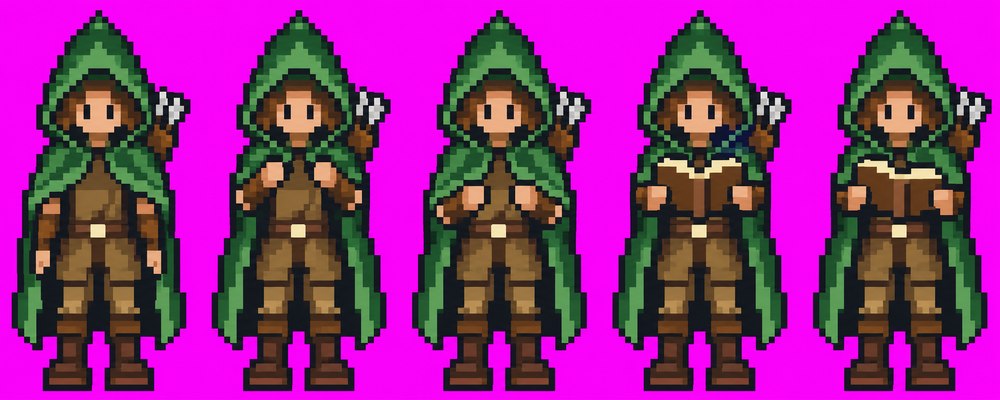
#> input picture art-source/ranger.png, 1000 x 400 px, shrunk from 1983 x 793 before the run, given in place of ranger.png_frames.png, which was not available
$ python fix_sheet.py ../art-source/ranger.png
#> lines starting #> are read from the running program, lines starting #| are printed output that depends on the picture; pictures that were not available may be replaced by others from this repository, and a replacement may not be noted
"""Steady a cleaned 5-frame sheet: line every frame up with the idle frame,
lock the head and feet to idle's, and remove single-pixel specks.

usage: python fix_sheet.py <name>   (reads <name>_frames.png, writes <name>_final.png and <name>_final_preview.png)
"""
import sys
from collections import Counter
from PIL import Image

name = sys.argv[1]
im = Image.open(f'{name}_frames.png').convert('RGBA')
W, H = im.size
#> W = 1000; H = 400
FW = W // 5
#> FW = 200
# Magenta that bled into the edges: no character here uses purple, so any
# pixel with red and blue both well above green is background, made clear.
pim = im.load()
for y in range(H):
    for x in range(W):
        r, g, b, a = pim[x, y]
        if a and r - g > 40 and b - g > 40 and abs(r - b) < 70:
            pim[x, y] = (0, 0, 0, 0)
frames = [im.crop((i * FW, 0, i * FW + FW, H)) for i in range(5)]
#> frames = 5 items
HEAD = int(H * 0.36)  # hat, hood or helm, and the face
#> HEAD = 144
FEET = 5


def mismatch(a, b, rows):
    pa, pb = a.load(), b.load()
    return sum(pa[x, y] != pb[x, y] for y in rows for x in range(FW))


def shifted(f, dx, dy):
    out = Image.new('RGBA', f.size)
    out.paste(f, (dx, dy))
    return out


idle = frames[0]
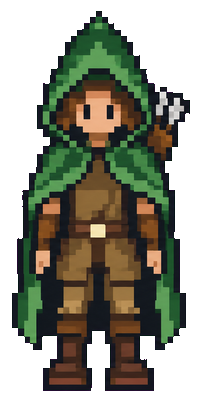
#> idle: PIL image 200x400 RGBA; mean R, G, B, A 41.5, 42.6, 28.6, 150.5; transparent parts drawn white
for i in range(1, 5):
    # The shift that best lines this frame's head up with idle's.
    best = min(((dx, dy) for dx in range(-3, 4) for dy in range(-3, 4)), key=lambda d: mismatch(idle, shifted(frames[i], *d), range(HEAD)))
    f = shifted(frames[i], *best)
    pf, pi = f.load(), idle.load()
    for y in list(range(HEAD)) + list(range(H - FEET, H)):
        for x in range(FW):
            pf[x, y] = pi[x, y]
    frames[i] = f
    print(f'frame {i}: shifted {best}')
#> this loop made 4 passes
#> best on passes 1 to 4: (0, 0), (-1, 0), (-1, 0), (-1, 0)
#| frame 1: shifted (0, 0)
#| frame 2: shifted (-1, 0)
#| frame 3: shifted (-1, 0)
#| frame 4: shifted (-1, 0)
#> pass 1, `f = shifted(frames[i], *best)`:
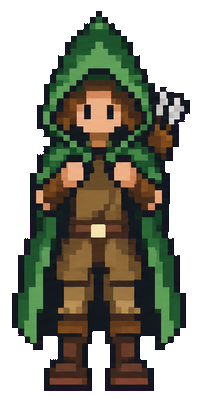
#> f: PIL image 200x400 RGBA; mean R, G, B, A 40.8, 41.4, 28.2, 147.8; transparent parts drawn white
#> pass 2, `f = shifted(frames[i], *best)`:
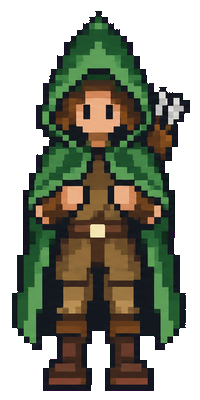
#> f: PIL image 200x400 RGBA; mean R, G, B, A 41.1, 43.4, 29.2, 150.1; transparent parts drawn white
#> pass 3, `f = shifted(frames[i], *best)`:
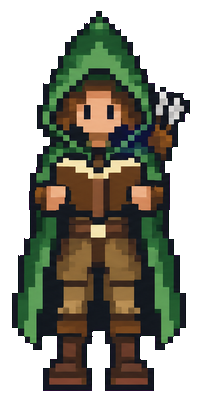
#> f: PIL image 200x400 RGBA; mean R, G, B, A 41.1, 41.2, 28.8, 147.9; transparent parts drawn white

out = Image.new('RGBA', (W, H))
#> out: PIL image 1000x400 RGBA; every value is 0
for i, f in enumerate(frames):
    out.paste(f, (i * FW, 0))
#> this loop made 5 passes
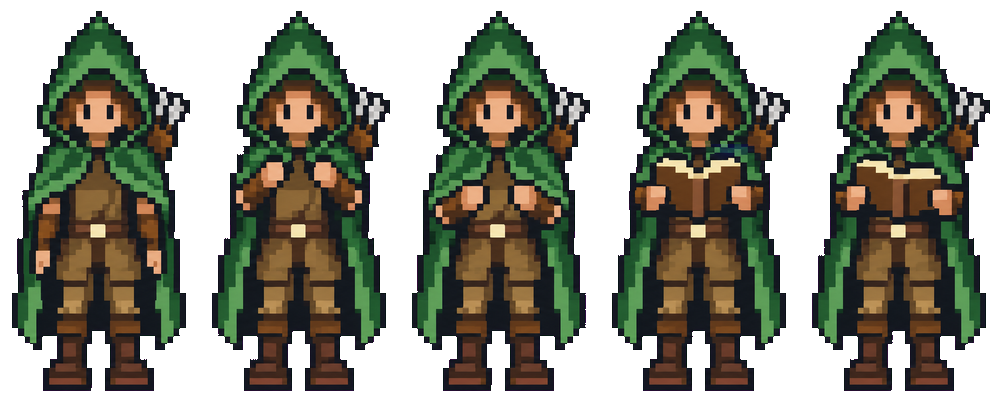
#> out: PIL image 1000x400 RGBA; mean R, G, B, A 41.1, 42, 28.6, 148.7; transparent parts drawn white

# Single pixels unlike all four neighbours, where three or more agree, are noise.
src = out.copy().load()
px = out.load()
fixed = 0
for y in range(H):
    for x in range(W):
        n = [src[x + dx, y + dy] for dx, dy in ((-1, 0), (1, 0), (0, -1), (0, 1)) if 0 <= x + dx < W and 0 <= y + dy < H]
        c = Counter(n).most_common(1)[0]
        if src[x, y] not in n and c[1] >= 3:
            px[x, y] = c[0]
            fixed += 1
#> after the loop, fixed = 1007
print(f'{fixed} specks removed')
#| 1007 specks removed
out.save(f'{name}_final.png')

big = out.resize((W * 6, H * 6), Image.NEAREST)
prev = Image.new('RGB', (big.width + 40, big.height + H * 2 + 60), (30, 30, 30))
#> prev: PIL image 6040x3260 RGB; every value is 30
prev.paste(big, (20, 20), big)
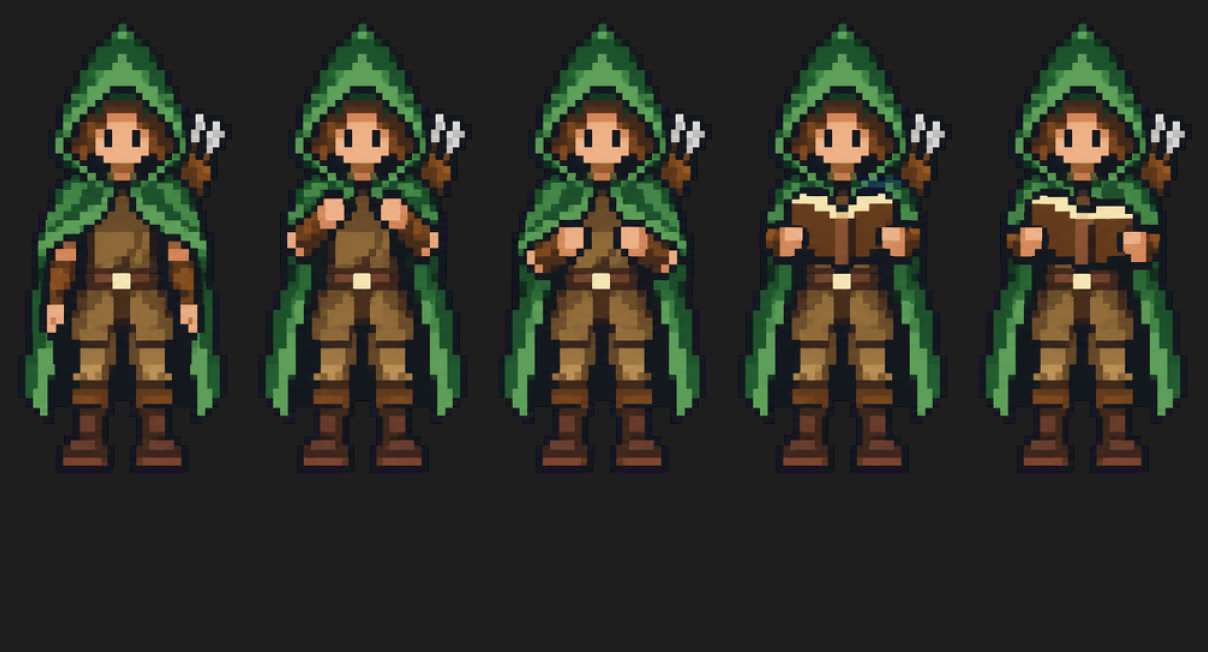
#> prev: PIL image 6040x3260 RGB (shown at 1/5 size); mean R, G, B 47.3, 47.9, 38.1
small = out.resize((W * 2, H * 2), Image.NEAREST)
prev.paste(small, (20, big.height + 40), small)
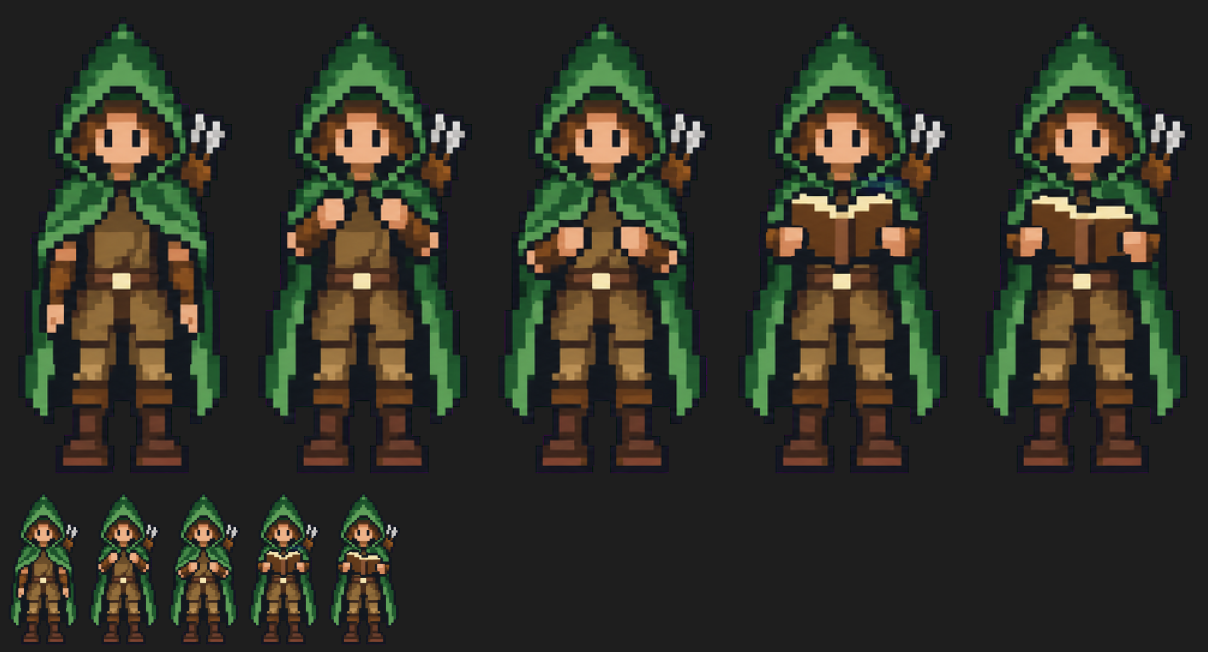
#> prev: PIL image 6040x3260 RGB (shown at 1/5 size); mean R, G, B 49.2, 49.9, 39
prev.save(f'{name}_final_preview.png')

$ run again, on art-source/smith.png
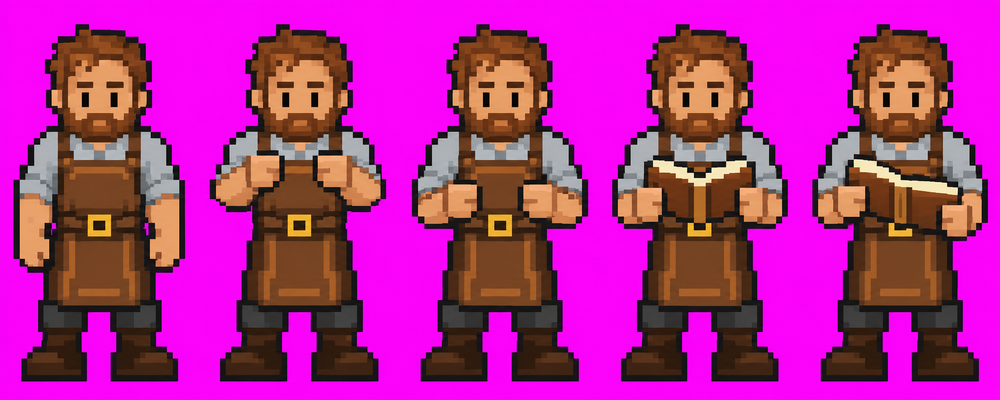
#> input picture art-source/smith.png, 1000 x 400 px, shrunk from 1983 x 793 before the run, given in place of smith.png_frames.png, which was not available
#> frames = 5 items
#> the loop `for i in range(1, 5): # The shift that best lines this frame's head up..` made 4 passes
#> best on passes 1 to 4: (0, 0), (-1, 0), (-1, 0), (-2, 0)
#> (printed output is left out)
#> the loop `for i, f in enumerate(frames):` made 5 passes
#> after the loop `for i, f in enumerate(frames):`:
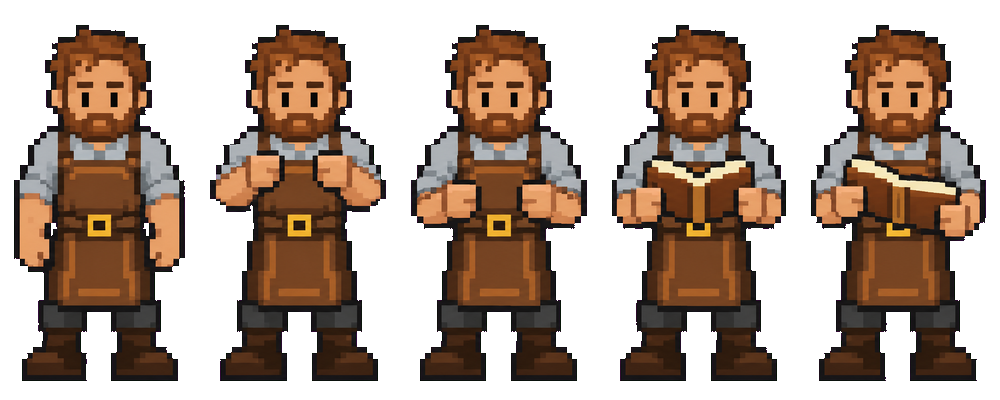
#> out: PIL image 1000x400 RGBA; mean R, G, B, A 57.8, 39.6, 27, 132.8; transparent parts drawn white
#> after the loop `for y in range(H):`: fixed = 1442
#| 1442 specks removed
#> `prev.paste(small, (20, big.height + 40), small)`:
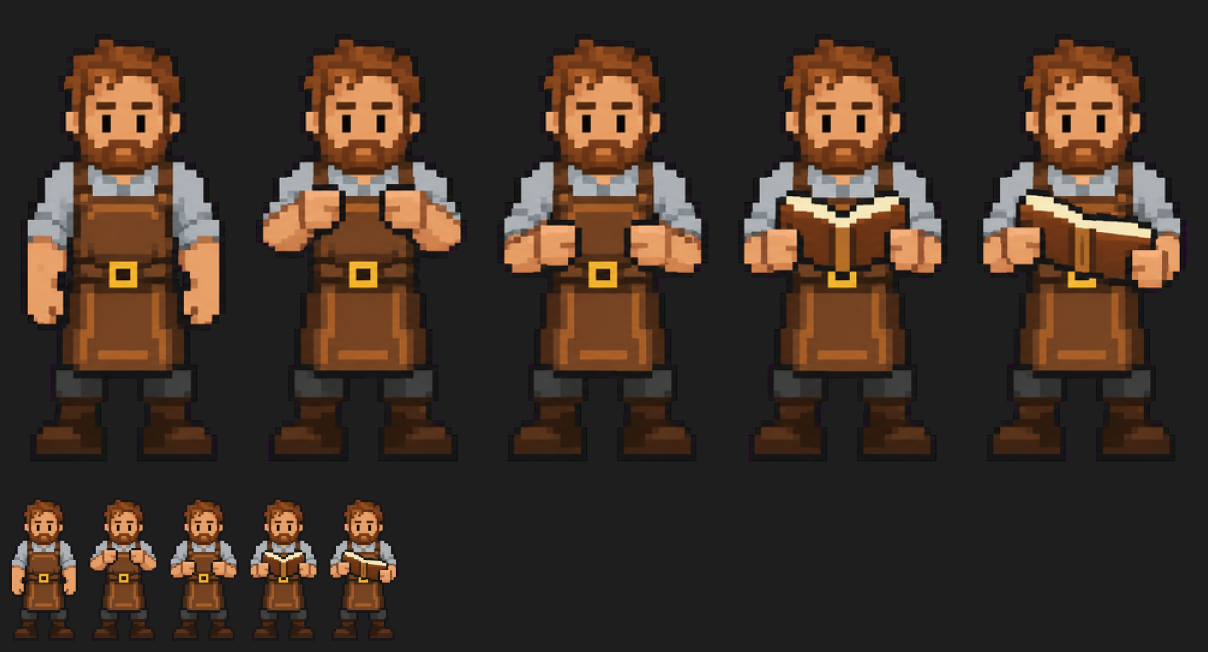
#> prev: PIL image 6040x3260 RGB (shown at 1/5 size); mean R, G, B 64.3, 49.5, 39.3
